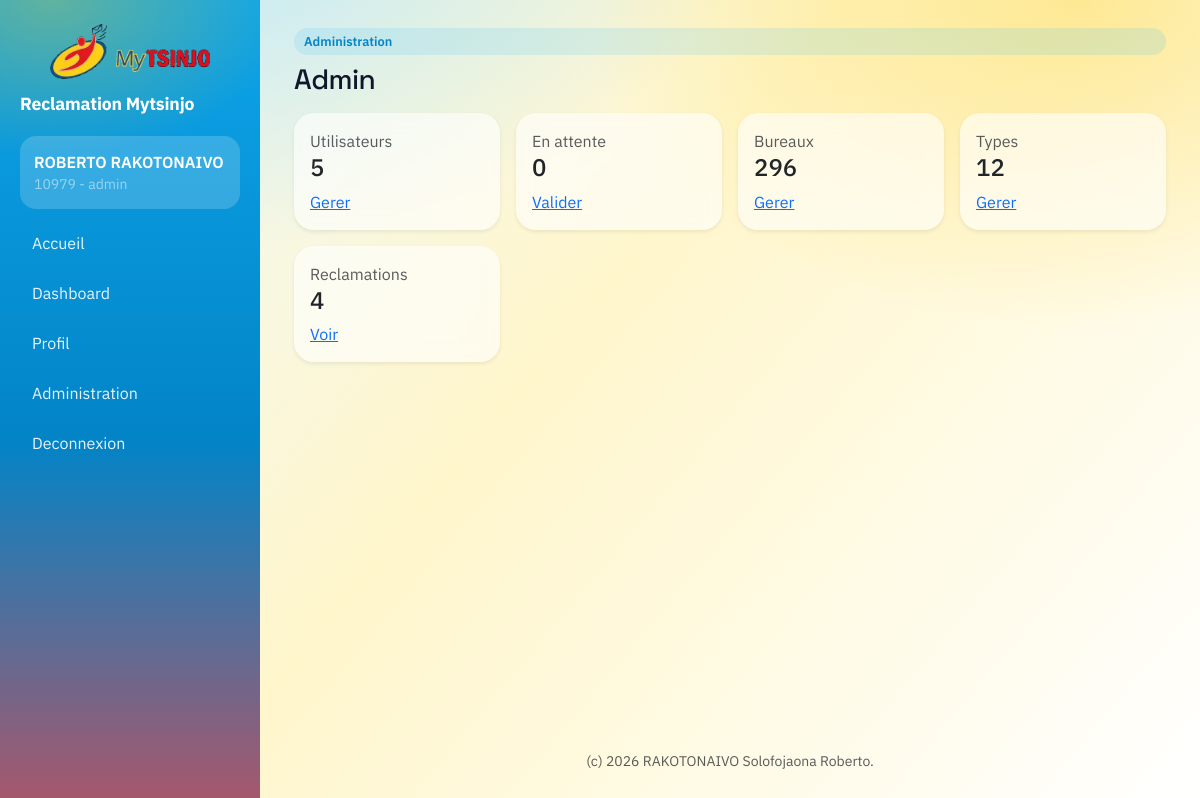
The page /admin (signed in) on the database its author committed.
### tables this page shows
CREATE TABLE users (
        id INTEGER PRIMARY KEY AUTOINCREMENT,
        username TEXT UNIQUE,
        password TEXT,
        role TEXT,
        bureau_id INTEGER
    , active INTEGER DEFAULT 1, created_at DATETIME DEFAULT CURRENT_TIMESTAMP, prenom TEXT, nom TEXT, matricule TEXT);

### admin.py (the view)
@admin_bp.route("/admin", methods=["GET"])
@login_required
@role_required("admin")
def admin_dashboard():
    db = get_db()
    counts = {
        "users": db.execute("SELECT COUNT(*) AS cnt FROM users").fetchone()["cnt"],
        "bureaux": db.execute("SELECT COUNT(*) AS cnt FROM bureaux").fetchone()["cnt"],
        "types": db.execute("SELECT COUNT(*) AS cnt FROM types_reclamation").fetchone()["cnt"],
        "reclamations": db.execute("SELECT COUNT(*) AS cnt FROM reclamations").fetchone()["cnt"],
        "pending": db.execute("SELECT COUNT(*) AS cnt FROM users WHERE active = 0").fetchone()["cnt"],
    }
    db.close()
    return render_template("admin_dashboard.html", counts=counts)

### auth.py (called while the page is built)
def load_user(user_id):
    db = get_db()
    user = db.execute(
        "SELECT id, username, role, bureau_id, prenom, nom, matricule FROM users WHERE id = ? AND active = 1",
        (user_id,),
    ).fetchone()
    db.close()
    if not user:
        return None
    return User(user["id"], user["username"], user["role"], user["bureau_id"], user["prenom"], user["nom"], user["matricule"])

def role_required(*roles):
    def decorator(fn):
        @wraps(fn)
        def wrapper(*args, **kwargs):
            if not current_user.is_authenticated:
                return redirect(url_for("auth.login"))
            if current_user.role not in roles:
                abort(403)
            return fn(*args, **kwargs)
        return wrapper
    return decorator

### database.py (called while the page is built, shortened)
def get_db():
    conn = sqlite3.connect(DATABASE_PATH)
    conn.row_factory = sqlite3.Row
    conn.execute("PRAGMA foreign_keys = ON")
    return DBConn(conn)

    def execute(self, sql, params=None):
        if _USE_POSTGRES:
            cur = self.conn.cursor()
            cur.execute(_translate_params(sql), params or ())
            return PgCursor(cur)
        return self.conn.execute(sql, params or ())

    def close(self):
        return self.conn.close()

### templates/admin_dashboard.html
{% extends "base.html" %}
{% block content %}
  <div class="pill mb-2">Administration</div>
  <h1 class="h3 mb-3">Admin</h1>
  <div class="row g-3">
    <div class="col-md-3">
      <div class="card shadow-sm">
        <div class="card-body">
          <div class="text-muted">Utilisateurs</div>
          <div class="h4">{{ counts["users"] }}</div>
          <a href="/admin/users">Gerer</a>
        </div>
      </div>
    </div>
    <div class="col-md-3">
      <div class="card shadow-sm">
        <div class="card-body">
          <div class="text-muted">En attente</div>
          <div class="h4">{{ counts["pending"] }}</div>
          <a href="/admin/pending">Valider</a>
        </div>
      </div>
    </div>
    <div class="col-md-3">
      <div class="card shadow-sm">
        <div class="card-body">
          <div class="text-muted">Bureaux</div>
          <div class="h4">{{ counts["bureaux"] }}</div>
          <a href="/admin/bureaux">Gerer</a>
        </div>
      </div>
    </div>
    <div class="col-md-3">
      <div class="card shadow-sm">
        <div class="card-body">
          <div class="text-muted">Types</div>
          <div class="h4">{{ counts["types"] }}</div>
          <a href="/admin/types">Gerer</a>
        </div>
      </div>
    </div>
    <div class="col-md-3">
      <div class="card shadow-sm">
        <div class="card-body">
          <div class="text-muted">Reclamations</div>
          <div class="h4">{{ counts["reclamations"] }}</div>
          <a href="/dashboard">Voir</a>
        </div>
      </div>
    </div>
  </div>
{% endblock %}

### templates/base.html (shortened to what this page needs)
<!doctype html>
<html lang="fr">
  <head>
    <link
      href="https://cdn.jsdelivr.net/npm/bootstrap@5.3.2/dist/css/bootstrap.min.css"
      rel="stylesheet"
    />
  </head>
  <body class="bg-light">
    <div class="app-shell">
      <aside class="sidebar">
        <img
          class="brand-logo"
          src="{{ url_for('static', filename='logo_epargnes.png') }}"
          alt="Logo epargnes"
        />
        <div class="brand">Reclamation Mytsinjo</div>
        {% if current_user.is_authenticated %}
          <div class="user-card">
            <div class="fw-semibold">
              {{ current_user.prenom }} {{ current_user.nom }}
            </div>
            <div class="small text-white-50">
              {{ current_user.matricule }} - {{ current_user.role }}
            </div>
          </div>
        {% endif %}
        <nav class="nav flex-column mt-2">
          <a class="nav-link" href="/">Accueil</a>
          <a class="nav-link" href="/dashboard">Dashboard</a>
          {% if current_user.is_authenticated %}
            <a class="nav-link" href="/profile">Profil</a>
            {% if current_user.role == "admin" %}
              <a class="nav-link" href="/admin">Administration</a>
            {% endif %}
            <a class="nav-link" href="/logout">Deconnexion</a>
          {% else %}
            <a class="nav-link" href="/login">Connexion</a>
            <a class="nav-link" href="/register">Creer un compte</a>
          {% endif %}
        </nav>
      </aside>
      <main class="content">
        {% block content %}{% endblock %}
        <footer class="mt-auto pt-4 text-muted small text-center">
            (c) 2026 RAKOTONAIVO Solofojaona Roberto.
        </footer>
      </main>
    </div>
    <div id="toast-container" class="toast-container position-fixed top-0 end-0 p-3" style="z-index: 1080;"></div>
  </body>
</html>

### templates/base.html (style rules this page uses)
:root { --ink: #0f172a; --muted: #5b6b7a; --sky: #38bdf8; --sky-deep: #0284c7; --sun: #facc15; --sun-deep: #eab308; --flare: #ef4444; --card: #ffffff; --shadow: 0 18px 40px rgba(2, 132, 199, 0.18); --glass: rgba(255, 255, 255, 0.6); }
body { font-family: "IBM Plex Sans", system-ui, -apple-system, "Segoe UI", sans-serif; color: var(--ink); background: radial-gradient(1100px 700px at 10% -20%, rgba(56, 189, 248, 0.35) 0%, transparent 60%), radial-gradient(900px 600px at 90% 0%, rgba(250, 204, 21, 0.35) 0%, transparent 55%), linear-gradient(130deg, #eef9ff 0%, #fff6cc 45%, #ffffff 100%); min-height: 100vh; }
h1, h2, h3, .navbar-brand { font-family: "Space Grotesk", "IBM Plex Sans", sans-serif; letter-spacing: -0.02em; }
.app-shell { display: grid; grid-template-columns: 260px 1fr; min-height: 100vh; }
.sidebar { background: radial-gradient(400px 260px at 20% 0%, rgba(250, 204, 21, 0.35), transparent 60%), linear-gradient(180deg, #0ea5e9 0%, #0284c7 55%, #ef4444 120%); color: #fff; padding: 24px 20px; }
.brand { font-weight: 700; font-size: 1.1rem; letter-spacing: -0.01em; }
.brand-logo { width: 100%; max-width: 160px; height: auto; display: block; margin: 0 auto 12px; border-radius: 12px; }
.nav-link { color: rgba(255, 255, 255, 0.9); border-radius: 12px; padding: 10px 12px; margin-bottom: 6px; }
.sidebar .user-card { background: rgba(255, 255, 255, 0.18); border-radius: 16px; padding: 14px; margin: 18px 0 12px; }
.content { padding: 28px 34px; display: flex; flex-direction: column; min-height: 100vh; }
.card { border: none; border-radius: 20px; box-shadow: var(--shadow); background: var(--glass); backdrop-filter: blur(8px); }
.pill { display: inline-flex; padding: 4px 10px; border-radius: 999px; font-size: 0.8rem; font-weight: 600; background: rgba(56, 189, 248, 0.15); color: var(--sky-deep); }

### rows shown on the page
users: prenom "ROBERTO", nom "RAKOTONAIVO", matricule "10979", role "admin"

### other values the page prints
{{ counts["users"] }} "5"
{{ counts["pending"] }} "0"
{{ counts["bureaux"] }} "296"
{{ counts["types"] }} "12"
{{ counts["reclamations"] }} "4"
